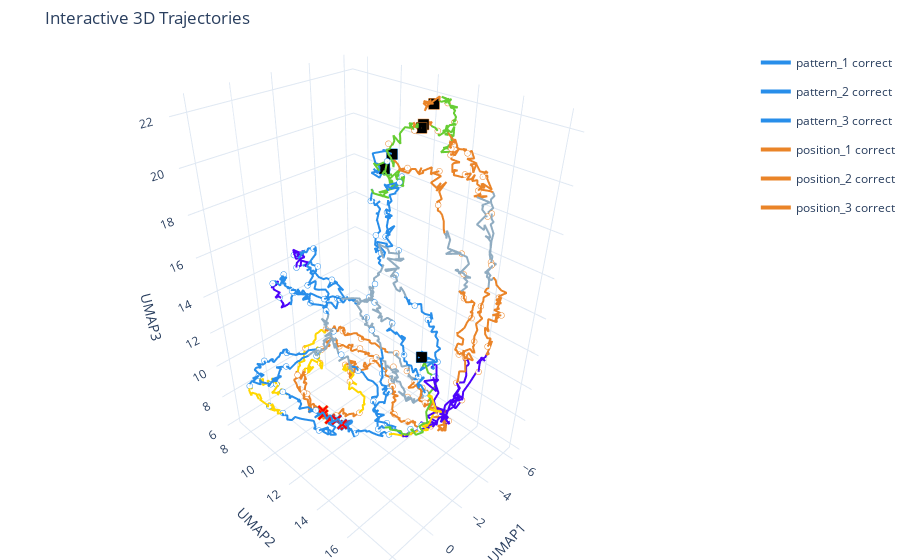

Notebook code cell kept with this figure:
### Code cell
data = load_pickle('../../data/flexible_shift/RDP02-PFCsep.pkl')

data = extract_used_data(data)
mergeAB(data)

align_track(data, params, is_gaussian=False)
# z_score_on(data, params, ana_tt=['*'], ana_bt=['*'])
for trial in params.tt:
    for behavior in params.bt:
        z_score_on(data, params, ana_tt=[trial], ana_bt=[behavior])
# z_score_on(data, params, ana_tt=['origin'], ana_bt=['*'])
# z_score_on(data, params, ana_tt=['pattern_*'], ana_bt=['*'])
# z_score_on(data, params, ana_tt=['position_*'], ana_bt=['*'])
x_lines, y_lines, z_lines, line_labels, line_colors, segment_colors = umap_on(data, params, ana_tt=['*'], ana_bt=['correct'])

axis_labels = dict(xaxis_title="UMAP1", yaxis_title="UMAP2", zaxis_title="UMAP3")
plot3d_lines_to_html(x_lines, y_lines, z_lines, line_labels = line_labels, line_colors = line_colors,
                        segment_per_line = segment_colors, 
                        axis_labels = axis_labels,
                        start_marker_size=4,
                        end_marker_size=4)
